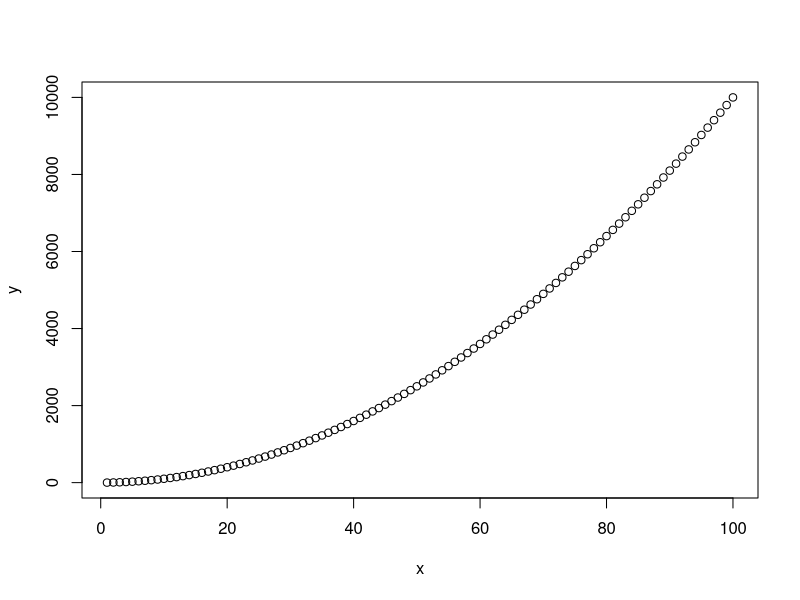
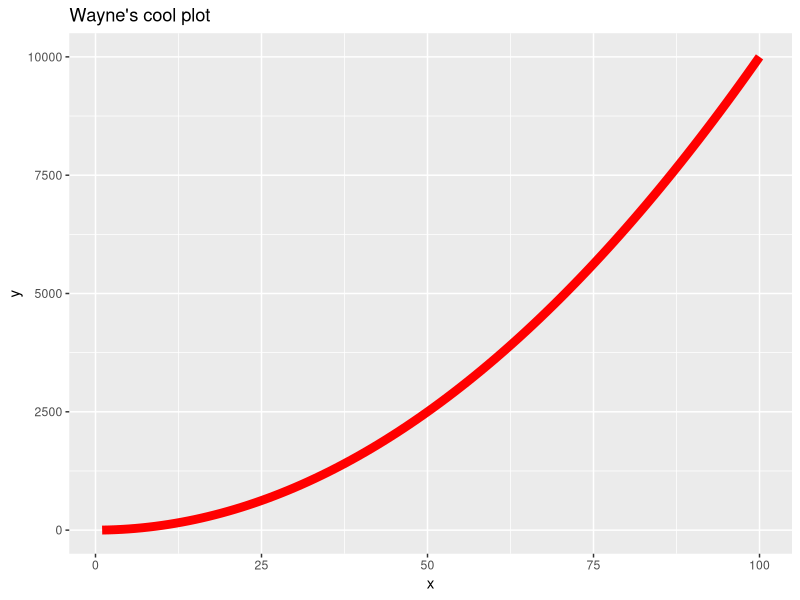

Source code (R) for these figures, in order:
# example of a function

myfun = function(x) 
{
  library(ggplot2)
  y = x^2
  # new window
  dev.new(noRStudioGD = TRUE)
  
  plot(y~x)
  
  df = data.frame(x = x, y = y)
  
  dev.new(noRStudioGD = TRUE)
  
  g = ggplot(df, aes(x = x, y = y, col = I("red"))) 
  g = g + geom_line(lwd = 3) + ggtitle("Wayne's cool plot")
  print(g)
  
  
  write.csv(df, "df.csv")
  
  list(x = x, y = y, df = df)
  
}

obj = myfun(1:100)
